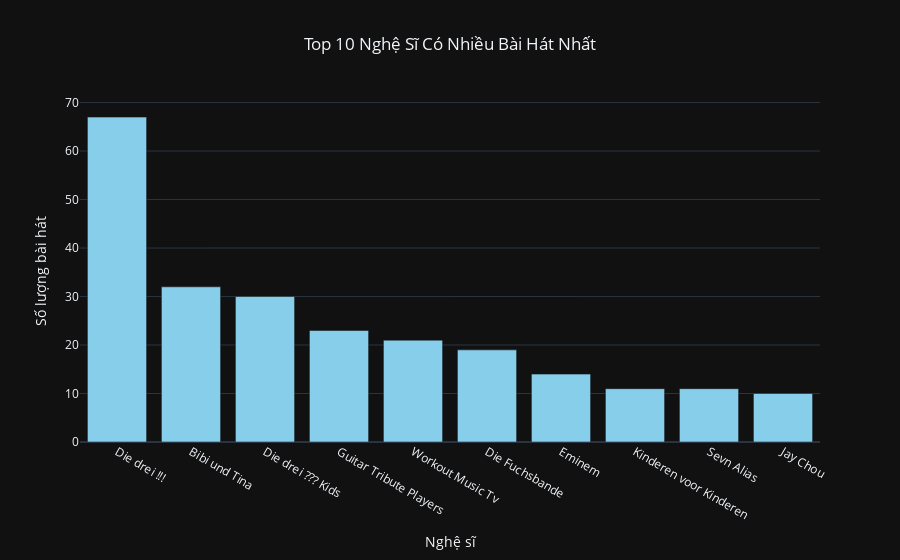

Here is the notebook cell this chart was saved with:
### Markdown cell above
##### 1) Top 10 nghệ sĩ có nhiều bài hát nhất

### Code cell
top_artists = df_eda['artist_name'].value_counts().head(10)

fig = go.Figure(data=[
    go.Bar(x=top_artists.index, y=top_artists.values, marker=dict(color='skyblue'))
])

fig.update_layout(title_text='Top 10 Nghệ Sĩ Có Nhiều Bài Hát Nhất',
                  xaxis_title='Nghệ sĩ',
                  yaxis_title='Số lượng bài hát',
                  template='plotly_dark', title_x=0.5)
fig.show()

### Figure 1 — Plotly figure (JSON) as saved in the notebook; plotly's stock layout.template omitted (floating-point values rounded to 4 significant figures)
{"data": [{"marker": {"color": "skyblue"}, "type": "bar", "x": ["Die drei !!!", "Bibi und Tina", "Die drei ??? Kids", "Guitar Tribute Players", "Workout Music Tv", "Die Fuchsbande", "Eminem", "Kinderen voor Kinderen", "Sevn Alias", "Jay Chou"], "y": [67, 32, 30, 23, 21, 19, 14, 11, 11, 10]}], "layout": {"title": {"text": "Top 10 Nghệ Sĩ Có Nhiều Bài Hát Nhất", "x": 0.5}, "xaxis": {"title": {"text": "Nghệ sĩ"}}, "yaxis": {"title": {"text": "Số lượng bài hát"}}}}
